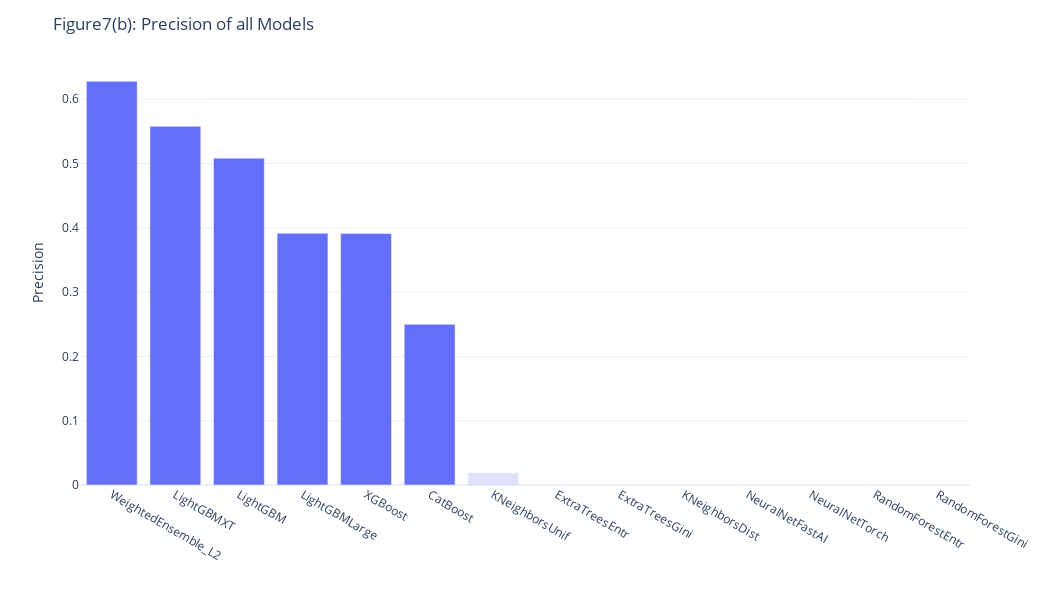

This figure's notebook cell:
### Markdown cell above
#### Precision

### Code cell
figs['실험1모델비교PRE'].layout['title']['text']='Figure7(b): Precision of all Models'
figs['실험1모델비교PRE'].layout['width']=1050
figs['실험1모델비교PRE'].layout['height']=600
figs['실험1모델비교PRE']

### Figure 1 — Plotly figure (JSON) as saved in the notebook; plotly's stock layout.template omitted (floating-point values rounded to 4 significant figures)
{"data": [{"alignmentgroup": "True", "hovertemplate": "Top6=True<br>Method=%{x}<br>Value=%{y}<extra></extra>", "legendgroup": "True", "marker": {"color": "#636efa", "pattern": {"shape": ""}}, "name": "True", "offsetgroup": "True", "orientation": "v", "showlegend": false, "textposition": "auto", "type": "bar", "x": ["WeightedEnsemble_L2", "LightGBMXT", "LightGBM", "LightGBMLarge", "XGBoost", "CatBoost"], "xaxis": "x", "y": [0.628, 0.558, 0.5083, 0.3917, 0.3913, 0.25], "yaxis": "y"}, {"alignmentgroup": "True", "hovertemplate": "Top6=False<br>Method=%{x}<br>Value=%{y}<extra></extra>", "legendgroup": "False", "marker": {"color": "#636efa", "opacity": 0.2, "pattern": {"shape": ""}}, "name": "False", "offsetgroup": "False", "orientation": "v", "showlegend": false, "textposition": "auto", "type": "bar", "x": ["KNeighborsUnif", "ExtraTreesEntr", "ExtraTreesGini", "KNeighborsDist", "NeuralNetFastAI", "NeuralNetTorch", "RandomForestEntr", "RandomForestGini"], "xaxis": "x", "y": [0.01923, 0, 0, 0, 0, 0, 0, 0], "yaxis": "y"}], "layout": {"barmode": "relative", "height": 600, "legend": {"title": {"text": "Top6"}, "tracegroupgap": 0}, "margin": {"t": 60}, "title": {"text": "Figure7(b): Precision of all Models"}, "width": 1050, "xaxis": {"anchor": "y", "autorange": true, "domain": [0, 1], "range": [-0.5, 13.5], "title": {"text": ""}, "type": "category"}, "yaxis": {"anchor": "x", "autorange": true, "domain": [0, 1], "range": [0, 0.661], "title": {"text": "Precision"}, "type": "linear"}}}
